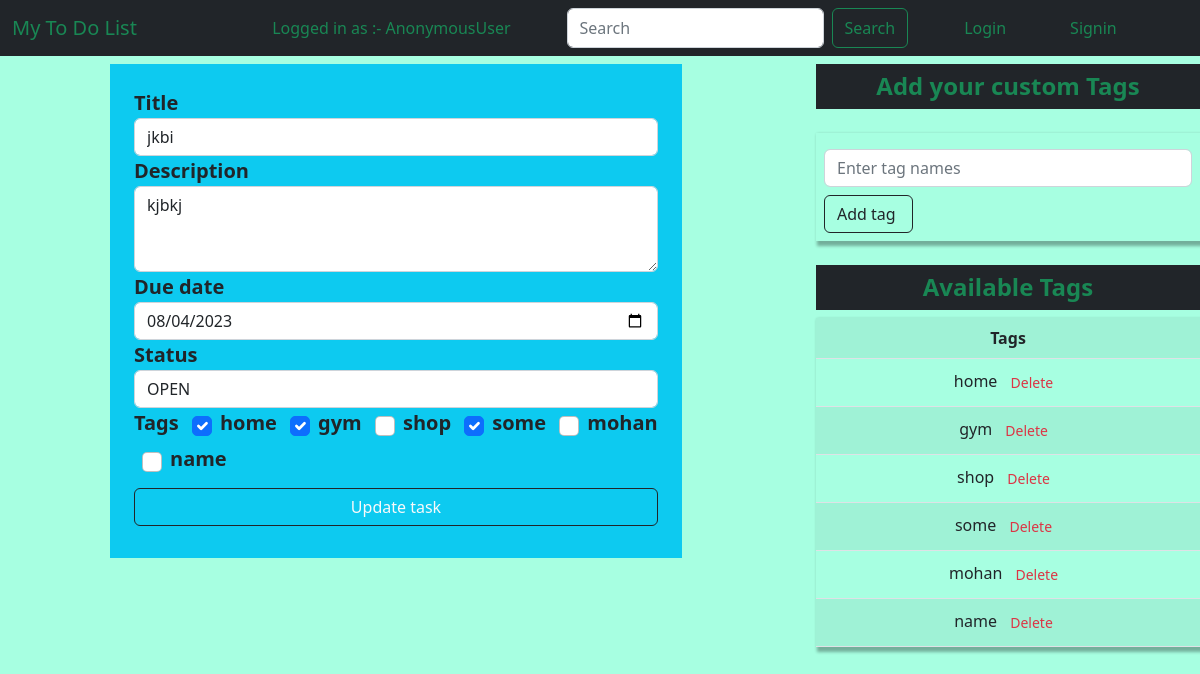
/edit_post/7/, run on the app's committed database.
### to_do/models.py (models this page shows, shortened)
class Task(models.Model):
    title = models.CharField(max_length=100)
    user = models.ForeignKey(User, on_delete=models.CASCADE, null=True, blank=True)
    tags = models.ManyToManyField(Tag)
    description=models.TextField(max_length=1000)
    due_date= models.DateField(blank=True, default=datetime.now())
    status = models.CharField(choices=STATUS_CHOICES, max_length=8, default='open')
    created = models.DateTimeField(auto_now_add=True)
    def number_of_tags(self):
        return self.tags.all()

class Tag(models.Model):
    name = models.CharField(max_length=200, unique=True)
    def __str__(self):
        return self.name

### to_do/views.py (the view, shortened to what this page needs)
# urls.py: path('edit_post/<int:pk>/', views.EditPost, name='edit_post'),
def EditPost(request, pk):
    task = Task.objects.get(id=pk)
    tags=Tag.objects.all()
    form = TaskCreate(instance=task)
    context={'form':form, 'task':task, 'tags':tags}
    return render(request, 'to_do/edit.html', context)

### to_do/forms.py
class TaskCreate(forms.ModelForm):
    class Meta:
        model = Task
        fields = ( 'title', 'description', 'due_date', 'status')
        widgets = {
        'title': forms.TextInput(attrs={'class':'form-control', 'placeholder':'Add Title '}),
        'description': forms.Textarea(attrs={'class':'form-control', 'rows':3, 'placeholder':"Add description ..."}),
        'due_date': forms.DateInput(attrs={'class':'form-control', 'type':'date'}),
        'status': forms.Select(attrs={'class':'form-control'}),
        }

### templates/to_do/edit.html (shortened to what this page needs)
{% extends 'to_do/base.html' %}
{% load static %}
{% block body%}
  <div class="row">
    <div class="col-md-6 col-10 mx-auto">
      <div class="container p-2">
        <form action="" method="post" class="bg-info text-dark fw-bold fs-5 p-4">
          <label for="">{{form.title.label}}</label>
          {{form.title}}
          <label for="">{{form.description.label}}</label>
          {{form.description}}
          <label for="">{{form.due_date.label}}</label>
          {{form.due_date}}
          <label for="">{{form.status.label}}</label>
          {{form.status}}
          <label for="">Tags</label>
          {% for t in tags %}
          <input class="form-check-input m-2" type="checkbox" name="{{t.name}}" value="{{t.id}}" {% if t in task.number_of_tags %}checked{% endif %} >{{t.name}}
          {%endfor %}
          <input type="submit" value="Update task" id="edit" class="btn btn-outline-dark text-light w-100 my-2">
        </form>
      </div>
    </div>
    <div class="col-md-4 col-12">
      <h3 class="fw-bold fs-4 text-success bg-dark my-2 text-center p-2">Add your custom Tags</h3>
      <form action="{%url 'add_tags' %}" method="post" class="my-4 p-2 box">
        <input type="text" name="tags" class="form-control my-2" placeholder="Enter tag names " >
        <input type="submit" value="Add tag " class="btn btn-outline-dark">
      </form>
      <h3 class="fw-bold fs-4 text-success bg-dark my-2 text-center p-2">Available Tags</h3>
      <table class="table table-dar table-striped text-center box">
        <tr>
          <th>Tags</th>
        </tr>
        {% for t in tags %}
        <tr>
          <td>{{t}}
             <a class="btn tbn-outline-dark btn-sm text-danger " href="{% url 'delete_tags' t.id %}">Delete</a>
          </td>
        </tr>
        {%endfor %}
      </table>
    </div>
  </div>
  {% endblock body%}

### static/style.css (style rules this page uses)
* { margin: 0; padding: 0; }
body { background-color: rgba(127, 255, 212, 0.687); }
.box { box-shadow: 3px 3px 3px 2px rgba(0, 0, 0, 0.313); }

### data on the page
Task: title "jkbi", description "kjbkj", due_date "08/04/2023", status "OPEN"
Tag: home "☑", name "home"
Tag: name "☑", name "gym"
Tag: name "shop"
Tag: name "☑", name "some"
Tag: name "mohan"
Tag: name "name"

### other printed values
{{ request.user }} "AnonymousUser"
